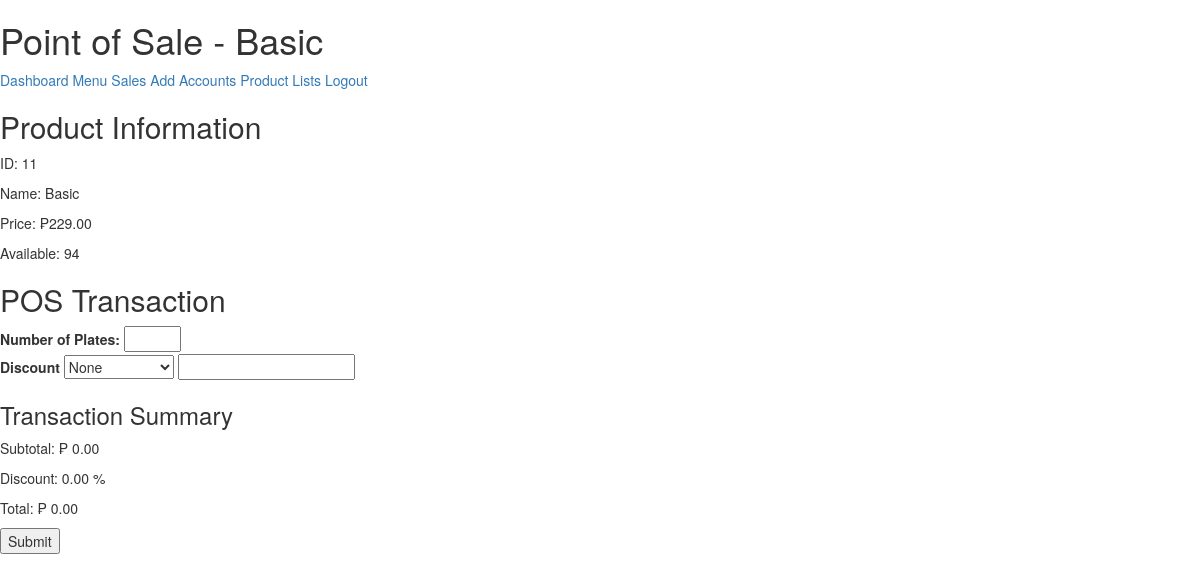
The app's page /views/pay.php?id=11 (signed in) with its own data.
### tables this page shows
CREATE TABLE `products` (
  `id` int(11) NOT NULL,
  `product_name` varchar(100) NOT NULL,
  `price` float NOT NULL,
  `available` int(11) NOT NULL
);

### classes/Database.php (called while the page is built, shortened)
<?php
class Database {
    private $host = 'localhost';
    private $username = 'root';
    private $password = 'root';
    private $database = 'php-oop';
    public function connect() {
        $conn = new mysqli($this->host, $this->username, $this->password, $this->database);
        return $conn;
    }
}
?>

### classes/Product.php (called while the page is built, shortened)
<?php
require_once 'Database.php';
class Product
{
    private $conn;
    public function __construct()
    {
        $db = new Database();
        $this->conn = $db->connect();
    }
    public function getProductById($productId)
    {
        $stmt = $this->conn->prepare("SELECT * FROM products WHERE id = ?");
        $stmt->bind_param("i", $productId);
        $stmt->execute();
        $result = $stmt->get_result()->fetch_assoc();
        return $result;
    }
}

### views/pay.php (the view, shortened to what this page needs)
<?php
require_once '../classes/Product.php';
$product = new Product();
$productID = $_GET['id'];
$selectedProduct = $product->getProductById($productID);
?>
<!DOCTYPE html>
<html lang="en">
<head>
    <link rel="stylesheet" href="https://maxcdn.bootstrapcdn.com/bootstrap/3.3.7/css/bootstrap.min.css">
</head>
<body>
    <h1>Point of Sale - <?php echo $selectedProduct['product_name']; ?></h1>
    <?php include 'sidebar.php'; ?>
    <div>
        <h2>Product Information</h2>
        <p>ID: <?php echo $selectedProduct['id']; ?></p>
        <p>Name: <?php echo $selectedProduct['product_name']; ?></p>
        <p>Price: ₱<?php echo number_format($selectedProduct['price'], 2, '.', ','); ?></p>
        <p>Available: <?php echo $selectedProduct['available']; ?></p>
    </div>
    <div>
        <h2>POS Transaction</h2>
        <form method="post" action="../actions/pay-action.php?id=<?php echo $productID; ?>">
            <label for="quantity">Number of Plates:</label>
            <input type="number" name="quantity" id="quantityInput" min="1" max="<?php echo $selectedProduct['available']; ?>" required> <br />
            <label for="discount">Discount</label>
            <select name="discount" id="selectDiscount">
                <option value="none">None</option>
            </select>
            <input type="number" name="numOfDisc" id="numOfDiscounts" min="1">
            <h3>Transaction Summary</h3>
            <p>Subtotal: ₱ <span id="subtotal">0.00</span></p>
            <p>Discount: <span id="discount">0.00</span> %</p>
            <p>Total: ₱ <span id="total">0.00</span></p>
            <button type="submit" name="pay">Submit</button>
        </form>
    </div>
</body>
</html>

### records on screen
products: product_name "Basic", id "11", price "229.00", available "94"
